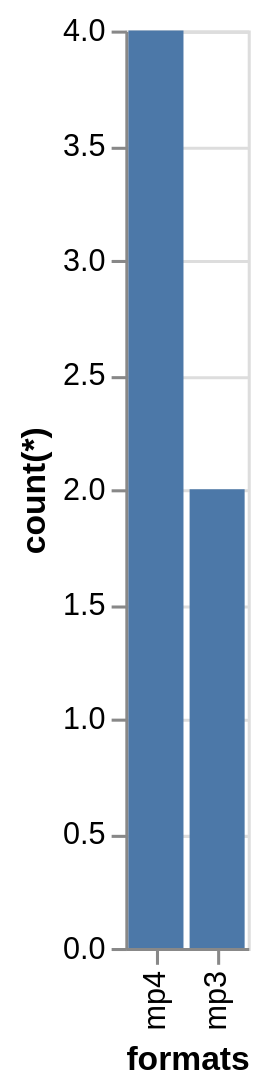

Write a Vega-Lite specification for this figure.
### Vega-Lite specification from a JSON file in a GitHub repository (floating-point values rounded to 4 significant figures)
{"data": {"values": [{"x_data": "mp4", "y_data": 4}, {"x_data": "mp3", "y_data": 2}]}, "mark": "bar", "encoding": {"x": {"field": "x_data", "type": "nominal", "title": "formats", "sort": "descending"}, "y": {"field": "y_data", "type": "quantitative", "title": "count(*)"}}}
